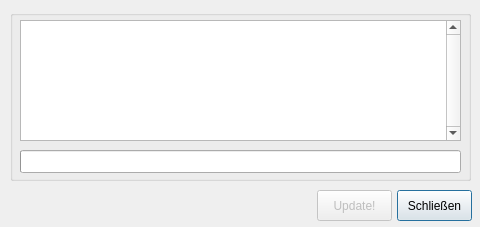
<?xml version="1.0" encoding="UTF-8"?>
<ui version="4.0">
 <class>Updater</class>
 <widget class="QDialog" name="Dialog">
  <property name="geometry">
   <rect>
    <x>0</x>
    <y>0</y>
    <width>480</width>
    <height>227</height>
   </rect>
  </property>
  <property name="windowTitle">
   <string>Update</string>
  </property>
  <widget class="QPushButton" name="pushButton">
   <property name="geometry">
    <rect>
     <x>397</x>
     <y>190</y>
     <width>75</width>
     <height>31</height>
    </rect>
   </property>
   <property name="text">
    <string>Schließen</string>
   </property>
  </widget>
  <widget class="QPushButton" name="pushButton_2">
   <property name="enabled">
    <bool>false</bool>
   </property>
   <property name="geometry">
    <rect>
     <x>317</x>
     <y>190</y>
     <width>75</width>
     <height>31</height>
    </rect>
   </property>
   <property name="text">
    <string>Update!</string>
   </property>
  </widget>
  <widget class="QGroupBox" name="groupBox">
   <property name="geometry">
    <rect>
     <x>10</x>
     <y>10</y>
     <width>461</width>
     <height>171</height>
    </rect>
   </property>
   <property name="title">
    <string/>
   </property>
   <widget class="QProgressBar" name="progressBar">
    <property name="geometry">
     <rect>
      <x>10</x>
      <y>140</y>
      <width>441</width>
      <height>23</height>
     </rect>
    </property>
    <property name="value">
     <number>0</number>
    </property>
    <property name="textVisible">
     <bool>false</bool>
    </property>
   </widget>
   <widget class="QTextEdit" name="textEdit">
    <property name="geometry">
     <rect>
      <x>10</x>
      <y>10</y>
      <width>441</width>
      <height>121</height>
     </rect>
    </property>
    <property name="verticalScrollBarPolicy">
     <enum>Qt::ScrollBarAlwaysOn</enum>
    </property>
    <property name="readOnly">
     <bool>true</bool>
    </property>
   </widget>
  </widget>
 </widget>
 <resources/>
 <connections/>
</ui>
